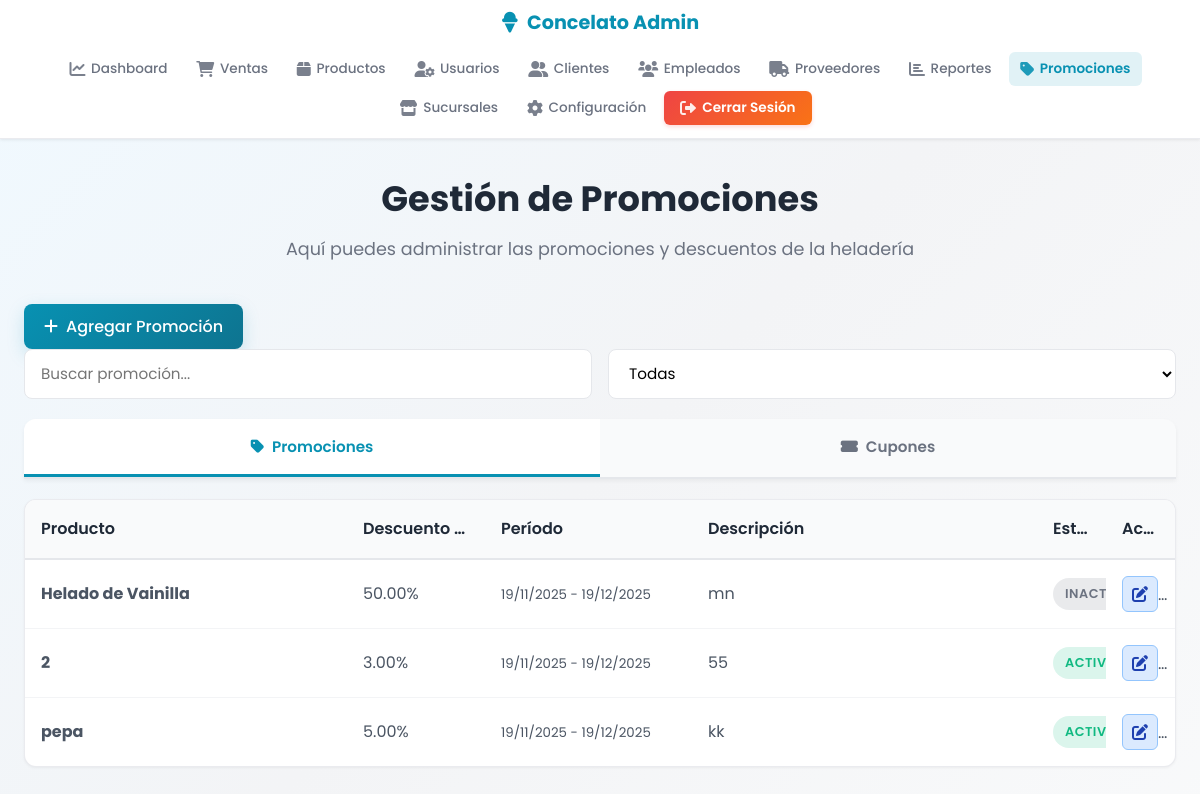
The app's page /paginas/admin/promociones.php (signed in) with its own data.
### tables this page shows
CREATE TABLE `promociones` (
  `id_promocion` int(11) NOT NULL AUTO_INCREMENT,
  `nombre` varchar(120) NOT NULL,
  `descripcion` text DEFAULT NULL,
  `descuento` decimal(5,2) NOT NULL CHECK (`descuento` >= 0 and `descuento` <= 100),
  `fecha_inicio` date NOT NULL,
  `fecha_fin` date NOT NULL,
  `activa` tinyint(1) NOT NULL DEFAULT 1,
  `id_producto` int(11) DEFAULT NULL,
  `fecha_registro` timestamp NOT NULL DEFAULT current_timestamp(),
  PRIMARY KEY (`id_promocion`),
  KEY `id_producto` (`id_producto`),
  KEY `idx_promociones_fechas` (`fecha_inicio`,`fecha_fin`,`activa`),
  CONSTRAINT `promociones_ibfk_1` FOREIGN KEY (`id_producto`) REFERENCES `productos` (`id_producto`) ON DELETE CASCADE ON UPDATE CASCADE
);

CREATE TABLE `productos` (
  `id_producto` int(11) NOT NULL AUTO_INCREMENT,
  `nombre` varchar(120) NOT NULL,
  `sabor` varchar(60) NOT NULL,
  `descripcion` text DEFAULT NULL,
  `precio` decimal(10,2) NOT NULL CHECK (`precio` >= 0),
  `stock` int(11) NOT NULL DEFAULT 0 CHECK (`stock` >= 0),
  `id_proveedor` int(11) DEFAULT NULL,
  `fecha_registro` date DEFAULT curdate(),
  `activo` tinyint(1) NOT NULL DEFAULT 1,
  PRIMARY KEY (`id_producto`),
  KEY `idx_sabor` (`sabor`),
  KEY `idx_stock` (`stock`),
  KEY `id_proveedor` (`id_proveedor`),
  KEY `idx_productos_activo` (`activo`),
  CONSTRAINT `productos_ibfk_1` FOREIGN KEY (`id_proveedor`) REFERENCES `proveedores` (`id_proveedor`) ON DELETE SET NULL ON UPDATE CASCADE
);

### paginas/admin/promociones.php (the view, shortened to what this page needs)
<?php
include_once($_SERVER['DOCUMENT_ROOT'] . '/heladeriacg/conexion/clientes_db.php');
try {
    $stmt_promociones = $pdo->prepare("
        SELECT p.id_promocion, p.id_producto, pr.nombre AS producto_nombre,
               p.descuento, p.fecha_inicio, p.fecha_fin, p.activa, p.descripcion
        FROM promociones p
        LEFT JOIN productos pr ON p.id_producto = pr.id_producto
        ORDER BY p.fecha_inicio DESC
    ");
    $stmt_promociones->execute();
    $promociones = $stmt_promociones->fetchAll(PDO::FETCH_ASSOC);
} catch(PDOException $e) {
    $promociones = [];
    $mensaje = 'Error al obtener promociones: ' . $e->getMessage();
    $tipo_mensaje = 'error';
}
?>
<!DOCTYPE html>
<html lang="es">
<head>
    <link rel="stylesheet" href="/heladeriacg/css/admin/estilos_admin.css">
    <link rel="stylesheet" href="/heladeriacg/css/admin/navbar.css">
    <link rel="stylesheet" href="/heladeriacg/css/admin/promociones.css">
    <link rel="stylesheet" href="https://cdnjs.cloudflare.com/ajax/libs/font-awesome/6.0.0/css/all.min.css">
</head>
<body>
    <?php include 'includes/navbar.php'; ?>
    <div class="admin-container">
        <main class="admin-main">
            <div class="welcome-section">
                <h1>Gestión de Promociones</h1>
                <p>Aquí puedes administrar las promociones y descuentos de la heladería</p>
            </div>
            <div class="promociones-actions">
                <button class="action-btn primary" onclick="openPromocionModal()" style="padding: 10px 20px; border-radius: 8px; border: none; background: linear-gradient(135deg, #0891b2 0%, #0e7490 100%); color: white; cursor: pointer; font-weight: 500; display: flex; align-items: center; gap: 8px;">
                    <i class="fas fa-plus"></i> Agregar Promoción
                </button>
                <div class="search-filter">
                    <input type="text" id="searchPromocion" placeholder="Buscar promoción..." onkeyup="searchPromociones()">
                    <select id="filterStatus" onchange="filterPromociones()">
                        <option value="">Todas</option>
                    </select>
                </div>
            </div>
            <div class="promo-tabs-container">
                <button id="tab-promociones" class="promo-tab-btn active" onclick="mostrarTabPromo('promociones')">
                    <i class="fas fa-tag"></i> Promociones
                </button>
                <button id="tab-cupones" class="promo-tab-btn" onclick="mostrarTabPromo('cupones')">
                    <i class="fas fa-ticket-alt"></i> Cupones
                </button>
            </div>
            <div id="seccion-promociones" class="promo-section active">
                <div class="table-container">
                    <table class="promociones-table">
                        <thead>
                            <tr>
                                <th>Producto</th>
                                <th>Descuento (%)</th>
                                <th>Período</th>
                                <th>Descripción</th>
                                <th>Estado</th>
                                <th>Acciones</th>
                            </tr>
                        </thead>
                        <tbody id="promocionesTable">
                        <?php if (!empty($promociones)): ?>
                            <?php foreach ($promociones as $promo): ?>
                            <tr data-status="<?php echo $promo['activa'] ? 'activo' : 'inactivo'; ?>" data-id="<?php echo $promo['id_promocion']; ?>">
                                <td><strong><?php echo htmlspecialchars($promo['producto_nombre'] ?? 'N/A'); ?></strong></td>
                                <td><?php echo number_format($promo['descuento'], 2); ?>%</td>
                                <td>
                                    <small>
                                        <?php echo date('d/m/Y', strtotime($promo['fecha_inicio'])); ?> -
                                        <?php echo date('d/m/Y', strtotime($promo['fecha_fin'])); ?>
                                    </small>
                                </td>
                                <td><?php echo htmlspecialchars($promo['descripcion'] ?? '-'); ?></td>
                                <td>
                                    <span class="status-badge <?php echo $promo['activa'] ? 'active' : 'inactive'; ?>">
                                        <?php echo $promo['activa'] ? 'Activo' : 'Inactivo'; ?>
                                    </span>
                                </td>
                                <td>
                                    <button class="action-btn edit" onclick="editarPromocion(<?php echo $promo['id_promocion']; ?>)" title="Editar">
                                        <i class="fas fa-edit"></i>
                                    </button>
                                    <button class="action-btn delete" onclick="confirmarEliminar(<?php echo $promo['id_promocion']; ?>, '<?php echo addslashes(htmlspecialchars($promo['producto_nombre'])); ?>')" title="Eliminar">
                                    </button>
                                </td>
                            </tr>
                            <?php endforeach; ?>
                        <?php endif; ?>
                    </tbody>
                </table>
            </div>
            </div>
        </main>
    </div>
</body>
</html>

### css/admin/estilos_admin.css (style rules this page uses)
* { margin: 0; padding: 0; box-sizing: border-box; font-family: 'Poppins', -apple-system, BlinkMacSystemFont, 'Segoe UI', sans-serif; word-wrap: break-word; overflow-wrap: break-word; }
html { scroll-behavior: smooth; --spacing-xs: 4px; --spacing-sm: 8px; --spacing-md: 16px; --spacing-lg: 24px; --spacing-xl: 32px; --font-size-xs: 12px; --font-size-sm: 14px; --font-size-base: 16px; --font-size-lg: 18px; --font-size-xl: 21px; --font-size-2xl: 26px; --font-size-3xl: 32px; --border-radius-sm: 6px; --border-radius-md: 8px; --border-radius-lg: 12px; --border-radius-xl: 20px; --transition-fast: 100ms ease-out; --transition-normal: 200ms ease-out; --transition-slow: 300ms ease-out; }
body { background: linear-gradient(135deg, #f0f9ff 0%, #f3f4f6 50%, #f9fafb 100%); color: #1f2937; min-height: 100vh; line-height: 1.6; font-size: var(--font-size-base); }
.admin-container { display: flex; flex-direction: column; min-height: 100vh; }
.admin-main { flex: 1; max-width: 1400px; margin: 2rem auto; padding: 0 1.5rem; width: 100%; }
.welcome-section { text-align: center; margin-bottom: 2.5rem; }
.welcome-section h1 { font-size: clamp(1.8rem, 5vw, 2.5rem); color: #1f2937; margin-bottom: 0.5rem; font-weight: 700; }
.welcome-section p { font-size: clamp(1rem, 2vw, 1.1rem); color: #6b7280; }
.action-btn { background: linear-gradient(135deg, #06b6d4 0%, #0891b2 100%); color: white; border: none; padding: 0.7rem 1.5rem; border-radius: 8px; cursor: pointer; font-weight: 500; font-size: 0.9rem; transition: all 0.3s; white-space: nowrap; display: inline-flex; align-items: center; gap: 0.5rem; }
.table-container { background: white; border: 1px solid rgba(229, 231, 235, 0.8); border-radius: var(--border-radius-lg); overflow: auto; box-shadow: 0 1px 3px rgba(0, 0, 0, 0.05); margin-bottom: 2rem; }
.table-container table { width: 100%; border-collapse: collapse; font-size: var(--font-size-base); }
.table-container table thead { background: #f9fafb; border-bottom: 2px solid #e5e7eb; position: sticky; top: 0; }
.table-container table th { padding: 1rem; text-align: left; font-weight: 600; color: #1f2937; font-size: var(--font-size-base); white-space: nowrap; word-break: break-word; vertical-align: middle; }
.table-container table td { padding: 1rem; border-bottom: 1px solid #f3f4f6; color: #4b5563; font-size: var(--font-size-base); word-break: break-word; overflow-wrap: break-word; vertical-align: middle; }
.table-container table tbody tr { transition: background-color var(--transition-fast); }
.table-container table tbody tr:last-child td { border-bottom: none; }
.search-filter { display: flex; gap: 1rem; align-items: center; flex-wrap: wrap; flex: 1; min-width: 250px; }
.search-filter input, .search-filter select { padding: 0.8rem 1rem; border: 1px solid #e5e7eb; border-radius: 8px; font-size: 0.95rem; background: white; transition: all 0.3s; flex: 1; min-width: 200px; }
.action-btn.primary { background: linear-gradient(135deg, #06b6d4 0%, #0891b2 100%); color: white; padding: 0.8rem 1.6rem; border: none; border-radius: 8px; cursor: pointer; font-weight: 500; transition: all 0.3s; display: inline-flex; align-items: center; gap: 0.5rem; white-space: nowrap; }
.action-btn { padding: 0.5rem 0.8rem; border: none; border-radius: var(--border-radius-sm); cursor: pointer; font-size: var(--font-size-sm); transition: all var(--transition-fast); display: inline-flex; align-items: center; justify-content: center; gap: 4px; min-width: 40px; min-height: 40px; font-family: inherit; }
.action-btn.edit { background: #dbeafe; color: #1e40af; border: 1px solid #93c5fd; }
.action-btn.delete { background: #fee2e2; color: #991b1b; border: 1px solid #fecaca; }
.action-btn.primary { background: linear-gradient(135deg, #06b6d4 0%, #0891b2 100%); color: white; padding: 0.8rem 1.6rem; border: none; border-radius: var(--border-radius-md); min-height: 44px; }
@media (max-width: 1200px) { .welcome-section h1 { font-size: clamp(1.6rem, 4vw, 2.2rem); } }

### css/admin/navbar.css (style rules this page uses)
:root { --primary: #0891b2; --primary-dark: #0e7490; --primary-light: #06b6d4; --text-dark: #1f2937; --text-gray: #475569; --bg-light: #f9fafb; --white: #ffffff; --border: #e5e7eb; --danger: #ef4444; --danger-gradient: linear-gradient(135deg, #ef4444 0%, #f97316 100%); --shadow-sm: 0 1px 3px rgba(0, 0, 0, 0.08); --font-main: 'Poppins', -apple-system, BlinkMacSystemFont, 'Segoe UI', sans-serif; }

### records on screen
promociones: id_producto.nombre "Helado de Vainilla", descuento "50.00", fecha_inicio "19/11/2025", fecha_fin "19/12/2025", descripcion "mn", activa "IN…"
promociones: id_producto.nombre "2", descuento "3.00", fecha_inicio "19/11/2025", fecha_fin "19/12/2025", descripcion "55", activa "A…"
promociones: id_producto.nombre "pepa", descuento "5.00", fecha_inicio "19/11/2025", fecha_fin "19/12/2025", descripcion "kk", activa "A…"
